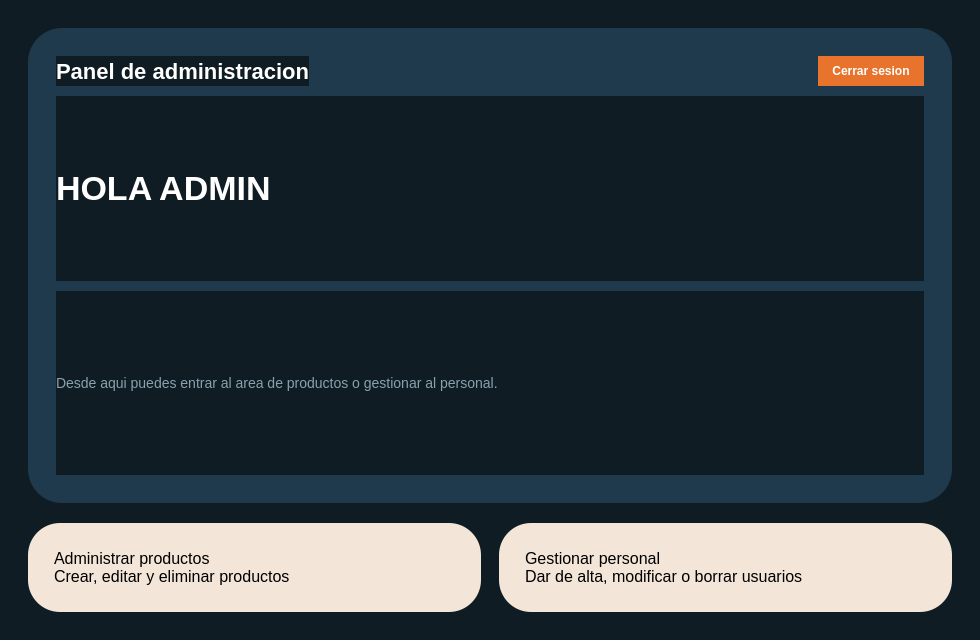
<?xml version="1.0" encoding="UTF-8"?>
<ui version="4.0">
 <class>AdminDashboardUI</class>
 <widget class="QWidget" name="AdminDashboardUI">
  <property name="geometry">
   <rect><x>0</x><y>0</y><width>980</width><height>640</height></rect>
  </property>
  <property name="windowTitle">
   <string>sushUle - Panel de administracion</string>
  </property>
  <property name="styleSheet">
   <string notr="true">background-color: #0F1C24;</string>
  </property>
  <layout class="QVBoxLayout" name="rootLayout">
   <property name="leftMargin"><number>28</number></property>
   <property name="topMargin"><number>28</number></property>
   <property name="rightMargin"><number>28</number></property>
   <property name="bottomMargin"><number>28</number></property>
   <property name="spacing"><number>20</number></property>
   <item>
    <widget class="QFrame" name="header_card">
     <property name="styleSheet">
      <string notr="true">QFrame#header_card { background-color: #1F3A4D; border-radius: 34px; }</string>
     </property>
     <layout class="QVBoxLayout" name="header_layout">
      <property name="leftMargin"><number>28</number></property>
      <property name="topMargin"><number>28</number></property>
      <property name="rightMargin"><number>28</number></property>
      <property name="bottomMargin"><number>28</number></property>
      <property name="spacing"><number>10</number></property>
      <item>
       <layout class="QHBoxLayout" name="top_row">
        <item>
         <widget class="QLabel" name="title_label">
          <property name="text"><string>Panel de administracion</string></property>
          <property name="styleSheet">
           <string notr="true">color:white; font-size:22px; font-weight:800;</string>
          </property>
         </widget>
        </item>
        <item>
         <spacer name="top_spacer">
          <property name="orientation"><enum>Qt::Horizontal</enum></property>
          <property name="sizeHint" stdset="0"><size><width>40</width><height>20</height></size></property>
         </spacer>
        </item>
        <item>
         <widget class="QPushButton" name="logout_button">
          <property name="text"><string>Cerrar sesion</string></property>
          <property name="cursor"><cursorShape>PointingHandCursor</cursorShape></property>
          <property name="styleSheet">
           <string notr="true">QPushButton { background-color: #E8732C; color: white; border: none; border-radius: 18px; font-size: 12px; font-weight: 700; padding: 8px 14px; } QPushButton:hover { background-color: #C95E1E; }</string>
          </property>
         </widget>
        </item>
       </layout>
      </item>
      <item>
       <widget class="QLabel" name="greeting_label">
        <property name="text"><string>HOLA ADMIN</string></property>
        <property name="styleSheet">
         <string notr="true">color:white; font-size:34px; font-weight:900;</string>
        </property>
       </widget>
      </item>
      <item>
       <widget class="QLabel" name="subtitle_label">
        <property name="text"><string>Desde aqui puedes entrar al area de productos o gestionar al personal.</string></property>
        <property name="wordWrap"><bool>true</bool></property>
        <property name="styleSheet">
         <string notr="true">color:#8AA1AD; font-size:14px;</string>
        </property>
       </widget>
      </item>
     </layout>
    </widget>
   </item>
   <item>
    <layout class="QHBoxLayout" name="actions_layout">
     <property name="spacing"><number>18</number></property>
     <item>
      <widget class="QPushButton" name="products_button">
       <property name="text"><string>Administrar productos
Crear, editar y eliminar productos</string></property>
       <property name="styleSheet">
        <string notr="true">QPushButton { background-color: #F3E6D8; border-radius: 32px; padding: 26px; text-align: left; font-size: 16px; } QPushButton:hover { background-color: #EAD9C7; }</string>
       </property>
      </widget>
     </item>
     <item>
      <widget class="QPushButton" name="staff_button">
       <property name="text"><string>Gestionar personal
Dar de alta, modificar o borrar usuarios</string></property>
       <property name="styleSheet">
        <string notr="true">QPushButton { background-color: #F3E6D8; border-radius: 32px; padding: 26px; text-align: left; font-size: 16px; } QPushButton:hover { background-color: #EAD9C7; }</string>
       </property>
      </widget>
     </item>
    </layout>
   </item>
  </layout>
 </widget>
 <resources/>
 <connections/>
</ui>
